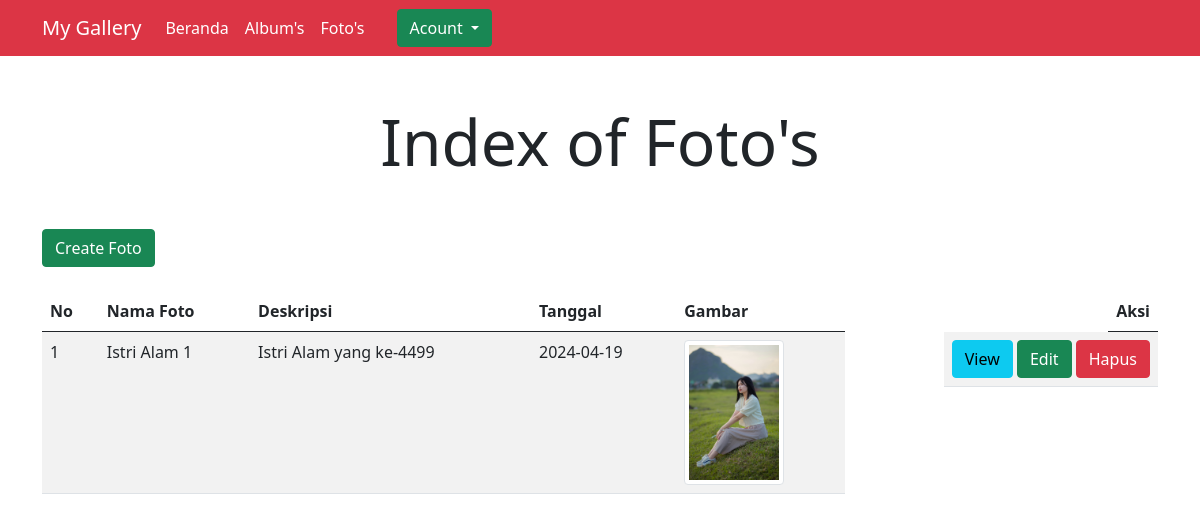
Page /foto/index.php (signed in) on the committed database.
### tables this page shows
CREATE TABLE `foto` (
  `fotoId` int(11) NOT NULL,
  `judul` varchar(255) NOT NULL,
  `deskripsi` text NOT NULL,
  `tanggal` date NOT NULL,
  `lokasi` varchar(255) NOT NULL,
  `albumId` int(11) NOT NULL,
  `userId` int(11) NOT NULL
);

### core/func.php (called while the page is built, shortened)
<?php
$conn = mysqli_connect("localhost", "root", "", "galeri");
function read($query)
{
    global $conn;
    $result = mysqli_query($conn, $query);
    $rows = [];
    while ($row = mysqli_fetch_assoc($result)) {
        $rows[] = $row;
    }
    return $rows;
}

### foto/index.php (the view, shortened to what this page needs)
<?php
include_once "../layouts/header.php";
require_once "../core/func.php";
$user = $_SESSION["user"]["userId"];
$fotos = read("SELECT * FROM foto WHERE userId = '$user'");
?>
<div class="row justify-content-center mt-5 display-3">
    Index of Foto's
</div>
<div class="container mt-5 mb-4">
    <a href="create.php" class="btn btn-success">Create Foto</a>
</div>
<div class="container">
    <table class="table table-striped">
        <thead>
            <tr>
                <th>No</th>
                <th>Nama Foto</th>
                <th>Deskripsi</th>
                <th>Tanggal</th>
                <th>Gambar</th>
                <th class="float-end">Aksi</th>
            </tr>
        </thead>
        <tbody>
            <?php $i = 1; ?>
            <?php foreach($fotos as $foto): ?>
                <tr>
                   <td><?= $i++; ?></td>
                   <td><?= $foto['judul']; ?></td>
                   <td><?= $foto['deskripsi']; ?></td>
                   <td><?= $foto['tanggal']; ?></td>
                   <td><img src="../assets/image/<?= $foto['lokasi']; ?>" width="100" class="img-thumbnail rounded" alt=""></td>
                    <td class="float-end">
                        <a href="detail.php?id=<?= $foto['fotoId']; ?>" class="btn btn-info">View</a>
                        <a href="edit.php?id=<?= $foto['fotoId']; ?>" class="btn btn-success">Edit</a>
                        <a href="hapus.php?id=<?= $foto['fotoId']; ?>" class="btn btn-danger" onclick="return confirm('are you sure')">Hapus</a>
                    </td>
                </tr>
                <?php endforeach; ?>
        </tbody>
    </table>
</div>
<?php include_once "../layouts/footer.php"; ?>

### rows in the picture
foto: judul "Istri Alam 1", deskripsi "Istri Alam yang ke-4499", tanggal "2024-04-19", lokasi (picture)
